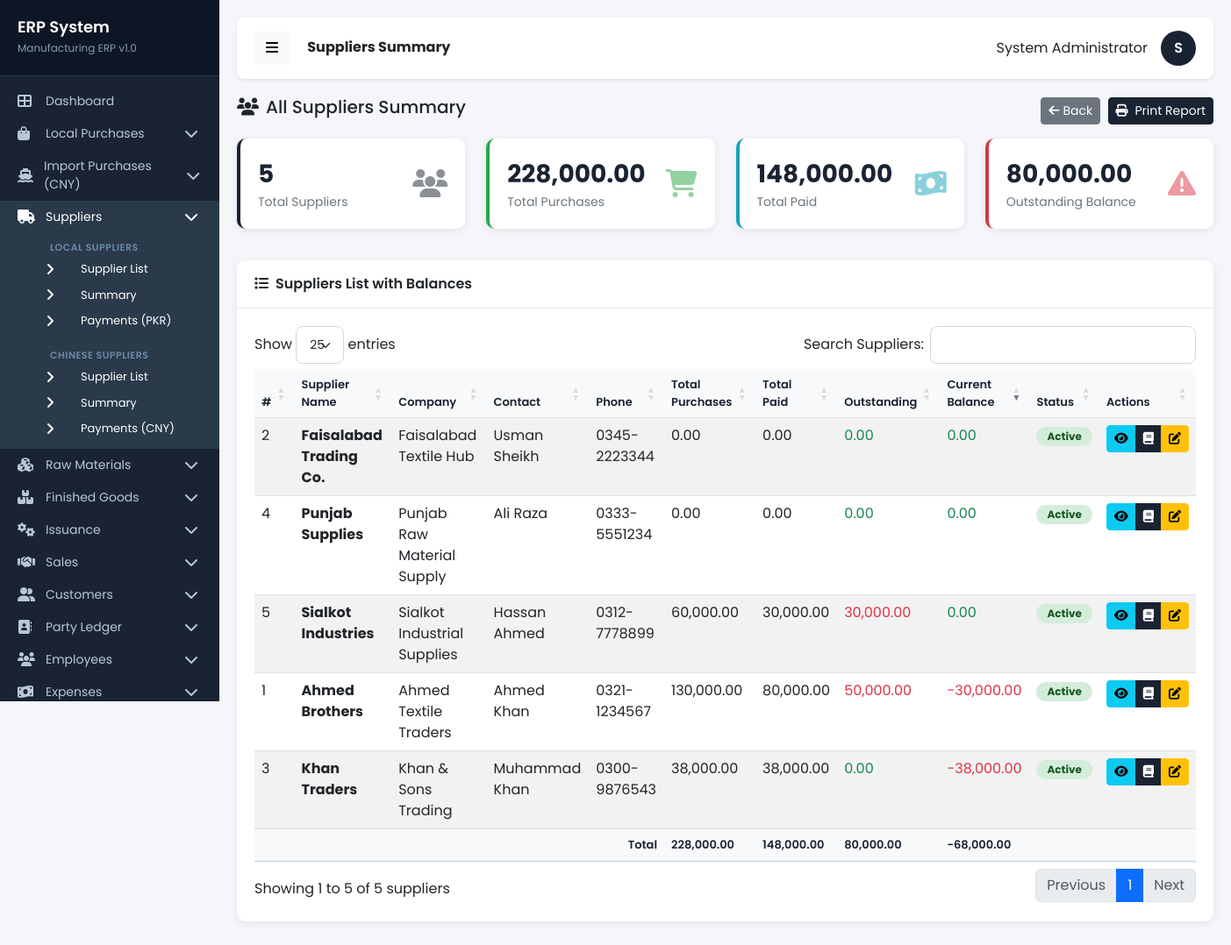
/pages/suppliers_summary.php (signed in), run on the app's committed database.
### tables this page shows
CREATE TABLE `local_suppliers` (
  `id` int(11) NOT NULL,
  `supplier_name` varchar(200) NOT NULL,
  `company_name` varchar(200) DEFAULT NULL,
  `contact_person` varchar(100) DEFAULT NULL,
  `phone` varchar(20) DEFAULT NULL,
  `email` varchar(100) DEFAULT NULL,
  `address` text DEFAULT NULL,
  `city` varchar(100) DEFAULT NULL,
  `country` varchar(100) DEFAULT 'Pakistan',
  `cnic` varchar(20) DEFAULT NULL,
  `ntn` varchar(20) DEFAULT NULL,
  `opening_balance` decimal(18,2) DEFAULT 0.00,
  `opening_balance_type` varchar(20) DEFAULT 'payable',
  `current_balance` decimal(18,2) DEFAULT 0.00,
  `status` enum('active','inactive') DEFAULT 'active',
  `date_time` datetime DEFAULT NULL
);

### includes/database.php (called while the page is built, shortened)
<?php
$db = new mysqli(DB_HOST, DB_USER, DB_PASS, DB_NAME);
$db->set_charset("utf8");
function executePrepared($sql, $types = '', $params = []) {
    global $db;
    $stmt = $db->prepare($sql);
    $stmt->execute();
    return $stmt;
}
function getRows($sql, $types = '', $params = []) {
    $stmt = executePrepared($sql, $types, $params);
    $result = $stmt->get_result();
    $rows = [];
    while ($row = $result->fetch_assoc()) {
        $rows[] = $row;
    }
    return $rows;
}
function formatCurrency($amount) {
    return number_format($amount, 2);
}
?>

### pages/suppliers_summary.php (the view, shortened to what this page needs)
<?php
require_once '../includes/database.php';
$sql = "SELECT
            s.*,
            (SELECT COUNT(*) FROM local_purchases WHERE supplier_id = s.id) as total_purchases,
            (SELECT COALESCE(SUM(total_amount), 0) FROM local_purchases WHERE supplier_id = s.id) as total_purchase_amount,
            (SELECT COALESCE(SUM(paid_amount), 0) FROM local_purchases WHERE supplier_id = s.id) as total_paid_amount,
            (SELECT COALESCE(SUM(balance), 0) FROM local_purchases WHERE supplier_id = s.id) as total_balance,
            COALESCE((SELECT SUM(sp.amount) FROM supplier_payments sp WHERE sp.supplier_id = s.id), 0) as payments_made,
            (s.opening_balance + (SELECT COALESCE(SUM(balance), 0) FROM local_purchases WHERE supplier_id = s.id) - COALESCE((SELECT SUM(sp.amount) FROM supplier_payments sp WHERE sp.supplier_id = s.id), 0)) as current_balance
        FROM local_suppliers s
        ORDER BY s.supplier_name";
$suppliers = getRows($sql);
$totalBalance = 0;
$totalPurchases = 0;
$totalPaid = 0;
$totalOutstanding = 0;
foreach ($suppliers as $supplier) {
    $totalBalance += $supplier['current_balance'];
    $totalPurchases += $supplier['total_purchase_amount'];
    $totalPaid += $supplier['total_paid_amount'];
    $totalOutstanding += $supplier['total_balance'];
}
include '../includes/header.php';
include '../includes/sidebar.php';
?>
<div class="row mb-3">
    <div class="col-12">
        <div class="d-flex justify-content-between align-items-center">
            <h5><i class="fas fa-users me-2"></i>All Suppliers Summary</h5>
            <div>
                <a href="../index.php" class="btn btn-secondary btn-sm"><i class="fas fa-arrow-left me-1"></i>Back</a>
                <button type="button" class="btn btn-primary btn-sm ms-1" onclick="window.print()">
                    <i class="fas fa-print me-2"></i>Print Report
                </button>
            </div>
        </div>
    </div>
</div>
<div class="row mb-3">
    <div class="col-md-3">
        <div class="stat-card">
            <div class="d-flex justify-content-between align-items-center">
                <div>
                    <div class="stat-number"><?php echo count($suppliers); ?></div>
                    <div class="stat-label">Total Suppliers</div>
                </div>
                <div class="stat-icon">
                    <i class="fas fa-users"></i>
                </div>
            </div>
        </div>
    </div>
    <div class="col-md-3">
        <div class="stat-card" style="border-left-color: #28a745;">
            <div class="d-flex justify-content-between align-items-center">
                <div>
                    <div class="stat-number"><?php echo formatCurrency($totalPurchases); ?></div>
                    <div class="stat-label">Total Purchases</div>
                </div>
                <div class="stat-icon" style="color: #28a745;">
                    <i class="fas fa-shopping-cart"></i>
                </div>
            </div>
        </div>
    </div>
    <div class="col-md-3">
        <div class="stat-card" style="border-left-color: #17a2b8;">
            <div class="d-flex justify-content-between align-items-center">
                <div>
                    <div class="stat-number"><?php echo formatCurrency($totalPaid); ?></div>
                    <div class="stat-label">Total Paid</div>
                </div>
                <div class="stat-icon" style="color: #17a2b8;">
                    <i class="fas fa-money-bill-wave"></i>
                </div>
            </div>
        </div>
    </div>
    <div class="col-md-3">
        <div class="stat-card" style="border-left-color: #dc3545;">
            <div class="d-flex justify-content-between align-items-center">
                <div>
                    <div class="stat-number"><?php echo formatCurrency($totalOutstanding); ?></div>
                    <div class="stat-label">Outstanding Balance</div>
                </div>
                <div class="stat-icon" style="color: #dc3545;">
                    <i class="fas fa-exclamation-triangle"></i>
                </div>
            </div>
        </div>
    </div>
</div>
<div class="row">
    <div class="col-12">
        <div class="card">
            <div class="card-header">
                <i class="fas fa-list me-2"></i>Suppliers List with Balances
            </div>
            <div class="card-body">
                <div class="table-responsive">
                    <table class="table table-striped table-hover" id="supplierSummaryTable">
                        <thead>
                            <tr>
                                <th>#</th>
                                <th>Supplier Name</th>
                                <th>Company</th>
                                <th>Contact</th>
                                <th>Phone</th>
                                <th>Total Purchases</th>
                                <th>Total Paid</th>
                                <th>Outstanding</th>
                                <th>Current Balance</th>
                                <th>Status</th>
                                <th>Actions</th>
                            </tr>
                        </thead>
                        <tbody>
                            <?php if (count($suppliers) > 0): ?>
                                <?php $counter = 1; ?>
                                <?php foreach ($suppliers as $supplier): ?>
                                    <tr>
                                        <td><?php echo $counter++; ?></td>
                                        <td>
                                            <strong><?php echo htmlspecialchars($supplier['supplier_name']); ?></strong>
                                        </td>
                                        <td><?php echo htmlspecialchars($supplier['company_name']); ?></td>
                                        <td><?php echo htmlspecialchars($supplier['contact_person']); ?></td>
                                        <td><?php echo htmlspecialchars($supplier['phone']); ?></td>
                                        <td><?php echo formatCurrency($supplier['total_purchase_amount']); ?></td>
                                        <td><?php echo formatCurrency($supplier['total_paid_amount']); ?></td>
                                        <td class="<?php echo $supplier['total_balance'] > 0 ? 'text-danger' : 'text-success'; ?>">
                                            <?php echo formatCurrency($supplier['total_balance']); ?>
                                        </td>
                                        <td class="<?php echo $supplier['current_balance'] < 0 ? 'text-danger' : 'text-success'; ?>">
                                            <?php echo formatCurrency($supplier['current_balance']); ?>
                                        </td>
                                        <td>
                                            <span class="badge badge-status badge-<?php echo $supplier['status']; ?>">
                                                <?php echo ucfirst($supplier['status']); ?>
                                            </span>
                                        </td>
                                        <td>
                                            <div class="btn-group btn-group-sm">
                                                <a href="supplier_detail.php?id=<?php echo $supplier['id']; ?>" class="btn btn-info" title="View Detail">
                                                    <i class="fas fa-eye"></i>
                                                </a>
                                                <a href="supplier_ledger.php?id=<?php echo $supplier['id']; ?>" class="btn btn-primary" title="View Ledger">
                                                    <i class="fas fa-book"></i>
                                                </a>
                                                <a href="local_suppliers.php?edit=<?php echo $supplier['id']; ?>" class="btn btn-warning" title="Edit">
                                                    <i class="fas fa-edit"></i>
                                                </a>
                                            </div>
                                        </td>
                                    </tr>
                                <?php endforeach; ?>
                            <?php endif; ?>
                        </tbody>
                        <tfoot class="table-primary">
                            <tr>
                                <th colspan="5" class="text-end">Total</th>
                                <th><?php echo formatCurrency($totalPurchases); ?></th>
                                <th><?php echo formatCurrency($totalPaid); ?></th>
                                <th><?php echo formatCurrency($totalOutstanding); ?></th>
                                <th><?php echo formatCurrency($totalBalance); ?></th>
                                <th colspan="2"></th>
                            </tr>
                        </tfoot>
                    </table>
                </div>
            </div>
        </div>
    </div>
</div>
<link rel="stylesheet" href="https://cdn.datatables.net/1.13.4/css/dataTables.bootstrap5.min.css">
<?php
include '../includes/footer.php';
?>

### includes/header.php (style rules this page uses)
* { font-family: 'Poppins', sans-serif; }
body { background-color: #f4f6f9; margin: 0; padding: 0; }
.card { border: none; border-radius: 10px; box-shadow: 0 2px 10px rgba(0,0,0,0.08); margin-bottom: 20px; }
.card-header { background: #fff; border-bottom: 1px solid #e8eaed; padding: 15px 20px; font-weight: 600; border-radius: 10px 10px 0 0 !important; }
.card-body { padding: 20px; }
.btn-primary { background: #1a2332; border-color: #1a2332; }
.table-responsive { border-radius: 8px; }
.table th { background: #f8f9fa; font-weight: 600; font-size: 13px; color: #1a2332; }
.badge-status { padding: 5px 12px; border-radius: 20px; font-size: 12px; }
.badge-active { background: #d4edda; color: #155724; }
.stat-card { background: #fff; padding: 20px; border-radius: 10px; box-shadow: 0 2px 10px rgba(0,0,0,0.08); margin-bottom: 20px; border-left: 4px solid #1a2332; }
.stat-card .stat-icon { font-size: 32px; color: #1a2332; opacity: 0.5; }
.stat-card .stat-number { font-size: 28px; font-weight: 700; color: #1a2332; }
.stat-card .stat-label { font-size: 14px; color: #6c757d; }

### data on the page
local_suppliers: supplier_name "Ahmed Brothers", company_name "Ahmed Textile Traders", contact_person "Ahmed Khan", phone "0321-1234567", total_purchase_amount "130,000.00", total_paid_amount "80,000.00", total_balance "50,000.00", current_balance "-30,000.00", status "Active"
local_suppliers: supplier_name "Faisalabad Trading Co.", company_name "Faisalabad Textile Hub", contact_person "Usman Sheikh", phone "0345-2223344", total_purchase_amount "0.00", total_paid_amount "0.00", total_balance "0.00", current_balance "0.00", status "Active"
local_suppliers: supplier_name "Khan Traders", company_name "Khan & Sons Trading", contact_person "Muhammad Khan", phone "0300-9876543", total_purchase_amount "38,000.00", total_paid_amount "38,000.00", total_balance "0.00", current_balance "-38,000.00", status "Active"
local_suppliers: supplier_name "Punjab Supplies", company_name "Punjab Raw Material Supply", contact_person "Ali Raza", phone "0333-5551234", total_purchase_amount "0.00", total_paid_amount "0.00", total_balance "0.00", current_balance "0.00", status "Active"
local_suppliers: supplier_name "Sialkot Industries", company_name "Sialkot Industrial Supplies", contact_person "Hassan Ahmed", phone "0312-7778899", total_purchase_amount "60,000.00", total_paid_amount "30,000.00", total_balance "30,000.00", current_balance "0.00", status "Active"

### other printed values
$pageTitle "Suppliers Summary"
$_SESSION['full_name'] "System Administrator"
substr($_SESSION['full_name'], 0, 1) "S"
count($suppliers) "5"
formatCurrency($totalPurchases) "228,000.00"
formatCurrency($totalPaid) "148,000.00"
formatCurrency($totalOutstanding) "80,000.00"
formatCurrency($totalBalance) "-68,000.00"
